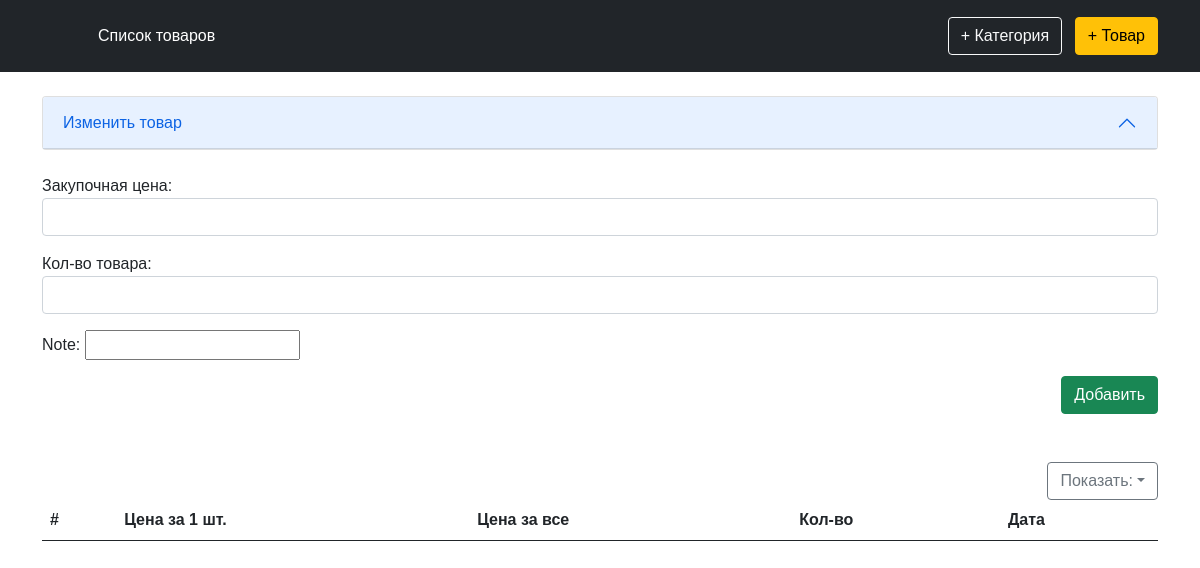
The app's page /product/2, older data.
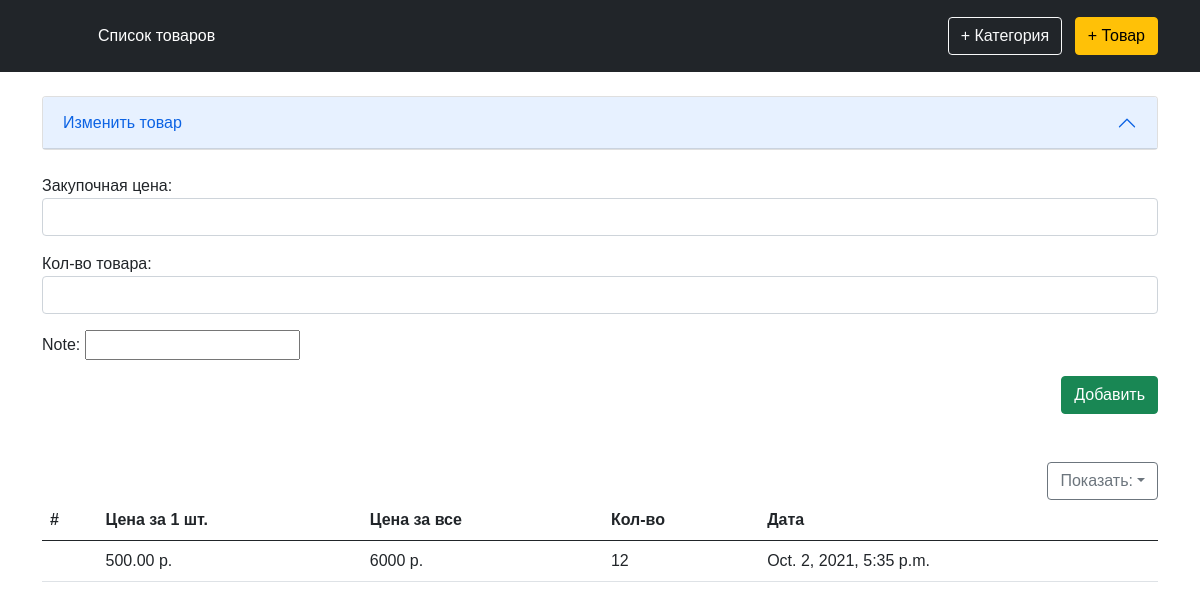
The same page, newer data.
### main_app/models.py (models this page shows, shortened)
class ReceptionProduct(models.Model):
    product = models.ForeignKey(Product, on_delete=models.CASCADE)
    note = models.CharField(max_length=255, blank=True, null=True)
    price = models.DecimalField(max_digits=10, decimal_places=2)
    count = models.IntegerField()
    date = models.DateTimeField(auto_now_add=True)

### main_app/views.py (the view, shortened to what this page needs)
# urls.py: path('product/<int:pk>', product_view, name='productdetail'),
def product_view(request, pk):
    product = get_object_or_404(Product, pk=pk)
    category = Category.objects.all()
    if request.method == "POST" and 'update' in request.POST:
        product_form = Product_reqForm(request.POST, files=request.FILES, instance=product)
        if product_form.is_valid():
            product_form.save()
            return HttpResponseRedirect('/')
    if request.method == "POST" and 'delete' in request.POST:
        messages.info(request, 'Вы уверены?')
    if request.method == 'GET' and 'confirm_delete' in request.GET:
        product.delete()
        return HttpResponseRedirect('/')
    reception_form = ReceptionForm()
    reception_queryset = ReceptionProduct.objects.filter(product__pk=pk)
    sold_queryset = SoldProduct.objects.filter(product__pk=pk)
    print(sold_queryset)
    product_form = Product_reqForm(initial={'title': product.title,
                                        'description': product.description,
                                        'price': product.price,
                                        'count': product.count,
                                        'subcategory': product.subcategory_id})
    return render(request, 'main_app/product.html', {'product_form': product_form, 'product': product, 'category': category, 'reception_form': reception_form, 'trade_queryset': reception_queryset})

### main_app/forms.py
class Product_reqForm(forms.ModelForm):
      title = forms.CharField(widget=forms.TextInput(attrs={'class': 'form-control'}))
      description = forms.CharField(widget=forms.Textarea(attrs={'class': 'form-control'}))
      price = forms.IntegerField(widget=forms.TextInput(attrs={'class': 'form-control', 'type': 'number'}))
      count = forms.IntegerField(widget=forms.TextInput(attrs={'class': 'form-control', 'type': 'number', 'readonly': True}))
      photo = forms.ImageField(required=False, widget=forms.FileInput(attrs={'class': 'form-control'}))
      class Meta:
            model = Product
            fields = ['title', 'photo', 'description', 'price', 'count', 'subcategory']

class ReceptionForm(forms.ModelForm):
      price = forms.IntegerField(label='Закупочная цена', widget=forms.TextInput(attrs={'class': 'form-control', 'type': 'number'}))
      count = forms.IntegerField(label='Кол-во товара', widget=forms.TextInput(attrs={'class': 'form-control', 'type': 'number'}))
      class Meta:
            model = ReceptionProduct
            fields = ['price', 'count', 'note']

### main_app/models.py (called while the page is built)
    def __str__(self):
        return self.name

    def __str__(self):
        return self.name

### main_app/templates/main_app/product.html (shortened to what this page needs)
{% extends 'main_app/base.html' %}
{% load static %}
{% block content %}
<link rel="stylesheet" href="magnific-popup/magnific-popup.css">
<link type="text/css" href="{% static 'css/img.css' %}" rel="stylesheet" />
<div class="accordion" id="accordionExample">
    <div class="accordion-item">
        <h2 class="accordion-header" id="headingOne">
            <button class="accordion-button" type="button" data-bs-toggle="collapse" data-bs-target="#collapseOne"
                aria-expanded="true" aria-controls="collapseOne">
                Изменить товар
            </button>
        </h2>
                        {% url 'add_product' as ap %}
    </div>
</div>
<br>
<form action="" method='POST'>
    {{reception_form.as_p}}
    <div class='text-end'>
        <button type="submit" class="btn btn-success" name="reception">Добавить </button>
    </div>
</form>
<br><br>
<form action="" method='get'>
    <div class='text-end'>
    <button class="btn btn-outline-secondary dropdown-toggle" type="button" data-bs-toggle="dropdown" aria-expanded="false">Показать:</button>
    </div>
</form>
<table class="table">
    <thead>
        <tr>
            <th scope="col">#</th>
            <th scope="col">Цена за 1 шт.</th>
            <th scope="col">Цена за все</th>
            <th scope="col">Кол-во</th>
            <th scope="col">Дата</th>
        </tr>
    </thead>
    <tbody>
        {% for tq in trade_queryset %}
            <tr>
            <th scope="row"></th>
            <td>{{tq.price}} р.</td>
            <td>{% widthratio tq.price 1 tq.count %} р.</td>
            <td>{{tq.count}}</td>
            <td>{{tq.date}}</td>
        </tr>
        {% endfor %}
        {% endblock %}

Row changes from the older to the newer data that the page shows:
added ReceptionProduct: price "500.00", price+count "6000", count "12", date "Oct. 2, 2021, 5:35 p.m."
